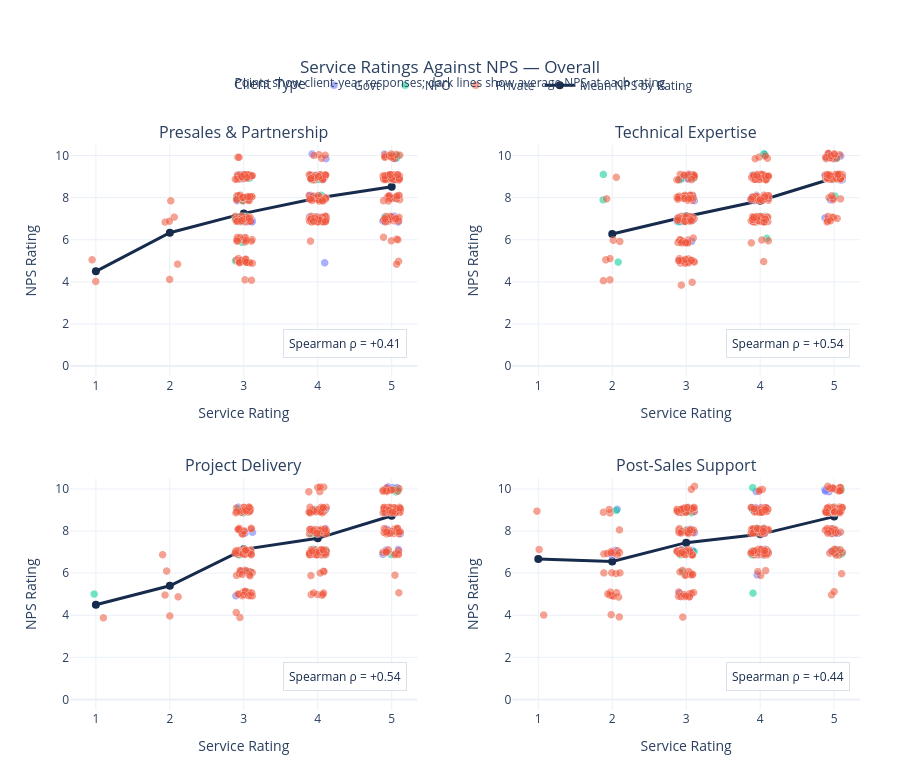

Notebook code for this chart:
### Code cell
fig3 = kay_fig3(
    df,
    "Overall"
)

fig3.show()

### Figure 1 — Plotly figure (JSON) as saved in the notebook; plotly's stock layout.template omitted (floating-point values rounded to 4 significant figures; data arrays with more than 128 entries replaced by an {"elided": "..."} marker saying what was removed)
{"data": [{"customdata": {"elided": "54x4 mixed values"}, "hovertemplate": "<b>Presales & Partnership</b><br>Client Type: %{customdata[2]}<br>Year: %{customdata[3]}<br>Service Rating: %{customdata[0]:.0f}/5<br>NPS Rating: %{customdata[1]:.0f}/10<extra></extra>", "legendgroup": "Govt", "marker": {"color": "#636EFA", "line": {"color": "white", "width": 0.5}, "opacity": 0.55, "size": 8}, "mode": "markers", "name": "Govt", "showlegend": true, "type": "scattergl", "x": [3.066, 4.985, 5.086, 5.047, 4.903, 3.114, 4.063, 3.069, 3.911, 2.988, 4.969, 3.102, 5.035, 5.077, 4.986, 2.935, 4.013, 3.895, 4.079, 5.032, 5.062, 3.965, 3.113, 4.094, 4.067, 3.927, 2.992, 3.891, 4.917, 5.044, 5.059, 4.112, 3.958, 4.969, 4.993, 3.925, 2.911, 3.994, 2.934, 4.041, 2.985, 4.08, 3.048, 3.955, 4.08, 3.073, 2.973, 4.949, 4.044, 4.914, 3.928, 4.882, 5.069, 4.04], "xaxis": "x", "y": [8.025, 9.052, 6.863, 7.987, 10.09, 6.943, 7.988, 7.984, 8.945, 9.117, 8.079, 6.891, 7.139, 9.106, 8.939, 7.094, 6.89, 8.14, 8.046, 9.042, 9.885, 7.111, 6.868, 4.927, 8.9, 9.077, 8.915, 7.115, 9.044, 9.87, 8.862, 9.874, 7.03, 9.084, 8.927, 10.1, 7.876, 9.084, 9.12, 7.076, 6.055, 7.095, 6.871, 6.916, 8.895, 9.001, 9.069, 7.036, 7.098, 6.903, 8.066, 6.914, 8.936, 8.059], "yaxis": "y"}, {"customdata": {"elided": "34x4 mixed values"}, "hovertemplate": "<b>Presales & Partnership</b><br>Client Type: %{customdata[2]}<br>Year: %{customdata[3]}<br>Service Rating: %{customdata[0]:.0f}/5<br>NPS Rating: %{customdata[1]:.0f}/10<extra></extra>", "legendgroup": "NPO", "marker": {"color": "#00CC96", "line": {"color": "white", "width": 0.5}, "opacity": 0.55, "size": 8}, "mode": "markers", "name": "NPO", "showlegend": true, "type": "scattergl", "x": [4.049, 4.067, 2.99, 5.016, 3.914, 4.907, 4.04, 3.993, 4.016, 5.064, 3.032, 4.013, 3.014, 3.953, 2.887, 2.985, 3.932, 3.978, 5.085, 2.936, 2.894, 2.948, 2.95, 3.039, 5.014, 4.068, 5.039, 2.978, 3.075, 3.92, 2.885, 2.902, 3.053, 4.991], "xaxis": "x", "y": [8.134, 9.031, 7.875, 10.03, 8.872, 7.108, 9.059, 8.908, 8.886, 9.911, 7.134, 8.988, 7.08, 9.038, 5.02, 6.901, 7.125, 8.944, 10.02, 9.056, 7.042, 7.123, 6.902, 7.002, 8.973, 7.993, 8.893, 5.898, 8.938, 6.945, 6.98, 8.031, 9.038, 8.975], "yaxis": "y"}, {"customdata": {"elided": "304x4 mixed values"}, "hovertemplate": "<b>Presales & Partnership</b><br>Client Type: %{customdata[2]}<br>Year: %{customdata[3]}<br>Service Rating: %{customdata[0]:.0f}/5<br>NPS Rating: %{customdata[1]:.0f}/10<extra></extra>", "legendgroup": "Private", "marker": {"color": "#EF553B", "line": {"color": "white", "width": 0.5}, "opacity": 0.55, "size": 8}, "mode": "markers", "name": "Private", "showlegend": true, "type": "scattergl", "x": {"elided": "304 float values"}, "xaxis": "x", "y": {"elided": "304 float values"}, "yaxis": "y"}, {"hovertemplate": "Service Rating: %{x:.0f}/5<br>Average NPS: %{y:.2f}/10<extra>Mean NPS</extra>", "legendgroup": "Mean NPS", "line": {"color": "#172B4D", "width": 3}, "marker": {"color": "#172B4D", "size": 8}, "mode": "lines+markers", "name": "Mean NPS by Rating", "showlegend": true, "type": "scatter", "x": [1, 2, 3, 4, 5], "xaxis": "x", "y": [4.5, 6.333, 7.252, 7.984, 8.515], "yaxis": "y"}, {"customdata": {"elided": "54x4 mixed values"}, "hovertemplate": "<b>Technical Expertise</b><br>Client Type: %{customdata[2]}<br>Year: %{customdata[3]}<br>Service Rating: %{customdata[0]:.0f}/5<br>NPS Rating: %{customdata[1]:.0f}/10<extra></extra>", "legendgroup": "Govt", "marker": {"color": "#636EFA", "line": {"color": "white", "width": 0.5}, "opacity": 0.55, "size": 8}, "mode": "markers", "name": "Govt", "showlegend": false, "type": "scattergl", "x": [4.116, 4.967, 4.075, 4.956, 4.072, 4.024, 3.932, 3.979, 3.956, 3.899, 3.887, 3.963, 2.885, 3.92, 3.054, 4.05, 3.057, 3.956, 3.094, 3.023, 4.91, 3.914, 3.046, 2.922, 5.002, 5.118, 4.881, 4.884, 5.118, 5.02, 3.91, 5.095, 3.091, 4.009, 3.029, 4.946, 3.892, 5.023, 2.951, 4.039, 3.081, 2.884, 4.023, 2.936, 5.09, 4.941, 5.027, 3.013, 3.975, 3.043, 4.054, 3.016, 3.062, 3.116], "xaxis": "x2", "y": [7.99, 8.963, 6.921, 7.918, 10.07, 6.893, 7.884, 7.909, 8.909, 9.09, 7.972, 7.137, 6.898, 9.043, 8.986, 6.97, 7.105, 8.133, 8.104, 8.914, 9.922, 7.044, 6.941, 5.066, 9.019, 9.014, 9.092, 7.059, 8.867, 9.874, 9.028, 9.996, 6.933, 8.977, 9.072, 10.09, 8.017, 8.968, 8.936, 7.006, 5.948, 7.018, 7.049, 6.879, 8.86, 8.919, 9.11, 7.041, 6.908, 7.109, 7.992, 6.993, 9.122, 7.877], "yaxis": "y2"}, {"customdata": {"elided": "34x4 mixed values"}, "hovertemplate": "<b>Technical Expertise</b><br>Client Type: %{customdata[2]}<br>Year: %{customdata[3]}<br>Service Rating: %{customdata[0]:.0f}/5<br>NPS Rating: %{customdata[1]:.0f}/10<extra></extra>", "legendgroup": "NPO", "marker": {"color": "#00CC96", "line": {"color": "white", "width": 0.5}, "opacity": 0.55, "size": 8}, "mode": "markers", "name": "NPO", "showlegend": false, "type": "scattergl", "x": [3.981, 3.003, 1.883, 4.071, 5.005, 2.978, 4.903, 5.094, 4.975, 5.044, 3.916, 3.111, 3.923, 2.928, 2.086, 4.099, 2.931, 4.993, 4.056, 5.091, 3.971, 4.004, 4.058, 3.055, 5.068, 5.017, 3.905, 4.097, 3.088, 4.072, 2.904, 3.929, 5.058, 1.886], "xaxis": "x2", "y": [7.92, 9.024, 7.915, 10.05, 8.92, 6.888, 8.918, 8.978, 8.909, 9.898, 7.101, 8.95, 6.961, 8.875, 4.96, 6.934, 7.031, 8.918, 10.11, 9.12, 6.888, 6.89, 6.892, 7.033, 8.894, 8.099, 9.071, 6.09, 9.007, 7.139, 6.872, 7.972, 8.951, 9.126], "yaxis": "y2"}, {"customdata": {"elided": "304x4 mixed values"}, "hovertemplate": "<b>Technical Expertise</b><br>Client Type: %{customdata[2]}<br>Year: %{customdata[3]}<br>Service Rating: %{customdata[0]:.0f}/5<br>NPS Rating: %{customdata[1]:.0f}/10<extra></extra>", "legendgroup": "Private", "marker": {"color": "#EF553B", "line": {"color": "white", "width": 0.5}, "opacity": 0.55, "size": 8}, "mode": "markers", "name": "Private", "showlegend": false, "type": "scattergl", "x": {"elided": "304 float values"}, "xaxis": "x2", "y": {"elided": "304 float values"}, "yaxis": "y2"}, {"hovertemplate": "Service Rating: %{x:.0f}/5<br>Average NPS: %{y:.2f}/10<extra>Mean NPS</extra>", "legendgroup": "Mean NPS", "line": {"color": "#172B4D", "width": 3}, "marker": {"color": "#172B4D", "size": 8}, "mode": "lines+markers", "name": "Mean NPS by Rating", "showlegend": false, "type": "scatter", "x": [2, 3, 4, 5], "xaxis": "x2", "y": [6.273, 7.103, 7.854, 8.935], "yaxis": "y2"}, {"customdata": {"elided": "54x4 mixed values"}, "hovertemplate": "<b>Project Delivery</b><br>Client Type: %{customdata[2]}<br>Year: %{customdata[3]}<br>Service Rating: %{customdata[0]:.0f}/5<br>NPS Rating: %{customdata[1]:.0f}/10<extra></extra>", "legendgroup": "Govt", "marker": {"color": "#636EFA", "line": {"color": "white", "width": 0.5}, "opacity": 0.55, "size": 8}, "mode": "markers", "name": "Govt", "showlegend": false, "type": "scattergl", "x": [3.995, 2.999, 2.978, 3.016, 5.013, 4.081, 3.906, 4.934, 5.07, 5.083, 3.119, 5.089, 3.094, 4.955, 4.976, 3.944, 4.026, 4.105, 3.963, 5.014, 4.951, 4.921, 4.927, 2.894, 4.108, 4.977, 5.08, 4.044, 2.926, 4.922, 5.075, 4.944, 4.099, 4.914, 5.043, 5.075, 3.936, 3.946, 5.111, 3.944, 2.983, 3.984, 3.941, 4.066, 5.065, 4.971, 5.08, 3.931, 4.881, 4.017, 5.119, 3.889, 4.93, 5.005], "xaxis": "x3", "y": [8.032, 8.977, 7.02, 7.903, 10.07, 6.881, 8.064, 8.098, 8.992, 9.003, 7.947, 7.131, 7.065, 8.963, 8.909, 6.921, 6.99, 8.124, 8.066, 8.92, 10.1, 6.966, 7.098, 4.928, 9.033, 9.119, 8.932, 7.054, 9.136, 9.902, 8.885, 10.05, 6.955, 8.88, 8.993, 10.07, 7.94, 8.954, 9.097, 7.006, 6.096, 6.985, 7.127, 7.042, 8.892, 9.108, 8.997, 6.9, 6.903, 7.053, 7.873, 6.94, 8.899, 7.984], "yaxis": "y3"}, {"customdata": {"elided": "34x4 mixed values"}, "hovertemplate": "<b>Project Delivery</b><br>Client Type: %{customdata[2]}<br>Year: %{customdata[3]}<br>Service Rating: %{customdata[0]:.0f}/5<br>NPS Rating: %{customdata[1]:.0f}/10<extra></extra>", "legendgroup": "NPO", "marker": {"color": "#00CC96", "line": {"color": "white", "width": 0.5}, "opacity": 0.55, "size": 8}, "mode": "markers", "name": "NPO", "showlegend": false, "type": "scattergl", "x": [4.074, 4.901, 3.975, 5.059, 3.969, 3.925, 2.927, 4.978, 2.995, 5.087, 4.034, 5.046, 4.116, 4.979, 0.9768, 4.102, 2.939, 5.055, 5.061, 4.903, 4.992, 3.928, 3.924, 3.991, 4.949, 5.071, 5.098, 3.073, 4.944, 3.946, 3.941, 3.912, 5.107, 4.976], "xaxis": "x3", "y": [7.976, 9.006, 7.938, 9.869, 9.032, 6.965, 9.042, 8.89, 8.864, 9.93, 6.988, 8.97, 7.087, 8.966, 5.009, 7.026, 6.866, 9.004, 9.957, 8.978, 6.888, 7.079, 7.124, 6.866, 9.028, 8.074, 8.94, 6.081, 9.037, 7.12, 7.135, 7.872, 8.985, 9.013], "yaxis": "y3"}, {"customdata": {"elided": "304x4 mixed values"}, "hovertemplate": "<b>Project Delivery</b><br>Client Type: %{customdata[2]}<br>Year: %{customdata[3]}<br>Service Rating: %{customdata[0]:.0f}/5<br>NPS Rating: %{customdata[1]:.0f}/10<extra></extra>", "legendgroup": "Private", "marker": {"color": "#EF553B", "line": {"color": "white", "width": 0.5}, "opacity": 0.55, "size": 8}, "mode": "markers", "name": "Private", "showlegend": false, "type": "scattergl", "x": {"elided": "304 float values"}, "xaxis": "x3", "y": {"elided": "304 float values"}, "yaxis": "y3"}, {"hovertemplate": "Service Rating: %{x:.0f}/5<br>Average NPS: %{y:.2f}/10<extra>Mean NPS</extra>", "legendgroup": "Mean NPS", "line": {"color": "#172B4D", "width": 3}, "marker": {"color": "#172B4D", "size": 8}, "mode": "lines+markers", "name": "Mean NPS by Rating", "showlegend": false, "type": "scatter", "x": [1, 2, 3, 4, 5], "xaxis": "x3", "y": [4.5, 5.4, 7.129, 7.652, 8.725], "yaxis": "y3"}, {"customdata": {"elided": "54x4 mixed values"}, "hovertemplate": "<b>Post-Sales Support</b><br>Client Type: %{customdata[2]}<br>Year: %{customdata[3]}<br>Service Rating: %{customdata[0]:.0f}/5<br>NPS Rating: %{customdata[1]:.0f}/10<extra></extra>", "legendgroup": "Govt", "marker": {"color": "#636EFA", "line": {"color": "white", "width": 0.5}, "opacity": 0.55, "size": 8}, "mode": "markers", "name": "Govt", "showlegend": false, "type": "scattergl", "x": [4.936, 4.012, 3.982, 4.071, 4.997, 2.0, 3.117, 3.916, 5.079, 4.892, 4.995, 3.093, 4.04, 3.044, 3.943, 3.98, 4.968, 4.005, 4.991, 4.958, 3.953, 2.94, 3.968, 2.916, 5.089, 3.025, 2.912, 2.047, 4.083, 4.937, 3.916, 4.882, 3.891, 5.063, 3.117, 4.891, 5.06, 4.897, 5.022, 3.061, 3.966, 2.883, 3.023, 4.118, 3.942, 3.925, 3.91, 4.013, 3.023, 4.07, 3.061, 3.094, 2.073, 2.939], "xaxis": "x4", "y": [7.961, 9.079, 6.918, 7.912, 9.999, 6.869, 7.923, 8.063, 9.094, 8.883, 8.107, 7.083, 7.104, 9.056, 9.049, 7.007, 7.043, 8.117, 7.888, 8.948, 9.88, 7.125, 6.985, 5.049, 9.096, 9.137, 8.905, 7.084, 9.108, 9.874, 9.071, 9.959, 7.042, 9.004, 8.933, 9.898, 7.893, 8.889, 9.039, 6.958, 5.921, 7.054, 7.052, 7.011, 9.122, 8.968, 9.094, 6.881, 7.067, 7.137, 8.097, 7.022, 9.035, 7.959], "yaxis": "y4"}, {"customdata": {"elided": "34x4 mixed values"}, "hovertemplate": "<b>Post-Sales Support</b><br>Client Type: %{customdata[2]}<br>Year: %{customdata[3]}<br>Service Rating: %{customdata[0]:.0f}/5<br>NPS Rating: %{customdata[1]:.0f}/10<extra></extra>", "legendgroup": "NPO", "marker": {"color": "#00CC96", "line": {"color": "white", "width": 0.5}, "opacity": 0.55, "size": 8}, "mode": "markers", "name": "NPO", "showlegend": false, "type": "scattergl", "x": [3.013, 4.951, 3.959, 5.104, 5.044, 3.114, 4.98, 3.009, 4.997, 3.906, 3.937, 5.007, 3.896, 5.104, 3.91, 2.928, 4.064, 3.903, 5.096, 4.054, 3.896, 5.046, 5.032, 4.062, 3.079, 4.052, 5.021, 2.957, 5.047, 5.11, 4.021, 4.039, 2.985, 2.061], "xaxis": "x4", "y": [8.05, 9.076, 8.14, 9.998, 8.877, 7.027, 8.893, 8.929, 8.952, 10.06, 6.911, 8.906, 6.873, 9.105, 5.054, 6.871, 6.868, 9.016, 9.939, 9.027, 6.982, 7.119, 6.941, 7.05, 8.875, 8.128, 9.135, 6.067, 8.99, 6.922, 7.088, 8.066, 8.922, 8.986], "yaxis": "y4"}, {"customdata": {"elided": "304x4 mixed values"}, "hovertemplate": "<b>Post-Sales Support</b><br>Client Type: %{customdata[2]}<br>Year: %{customdata[3]}<br>Service Rating: %{customdata[0]:.0f}/5<br>NPS Rating: %{customdata[1]:.0f}/10<extra></extra>", "legendgroup": "Private", "marker": {"color": "#EF553B", "line": {"color": "white", "width": 0.5}, "opacity": 0.55, "size": 8}, "mode": "markers", "name": "Private", "showlegend": false, "type": "scattergl", "x": {"elided": "304 float values"}, "xaxis": "x4", "y": {"elided": "304 float values"}, "yaxis": "y4"}, {"hovertemplate": "Service Rating: %{x:.0f}/5<br>Average NPS: %{y:.2f}/10<extra>Mean NPS</extra>", "legendgroup": "Mean NPS", "line": {"color": "#172B4D", "width": 3}, "marker": {"color": "#172B4D", "size": 8}, "mode": "lines+markers", "name": "Mean NPS by Rating", "showlegend": false, "type": "scatter", "x": [1, 2, 3, 4, 5], "xaxis": "x4", "y": [6.667, 6.552, 7.447, 7.841, 8.683], "yaxis": "y4"}], "layout": {"annotations": [{"font": {"size": 16}, "showarrow": false, "text": "Presales & Partnership", "x": 0.22, "xanchor": "center", "xref": "paper", "y": 1, "yanchor": "bottom", "yref": "paper"}, {"font": {"size": 16}, "showarrow": false, "text": "Technical Expertise", "x": 0.78, "xanchor": "center", "xref": "paper", "y": 1, "yanchor": "bottom", "yref": "paper"}, {"font": {"size": 16}, "showarrow": false, "text": "Project Delivery", "x": 0.22, "xanchor": "center", "xref": "paper", "y": 0.41, "yanchor": "bottom", "yref": "paper"}, {"font": {"size": 16}, "showarrow": false, "text": "Post-Sales Support", "x": 0.78, "xanchor": "center", "xref": "paper", "y": 0.41, "yanchor": "bottom", "yref": "paper"}, {"bgcolor": "rgba(255,255,255,0.85)", "bordercolor": "#D9E2EC", "borderpad": 5, "borderwidth": 1, "font": {"color": "#172B4D", "size": 12}, "showarrow": false, "text": "Spearman ρ = +0.41", "x": 0.97, "xanchor": "right", "xref": "x domain", "y": 0.08, "yanchor": "bottom", "yref": "y domain"}, {"bgcolor": "rgba(255,255,255,0.85)", "bordercolor": "#D9E2EC", "borderpad": 5, "borderwidth": 1, "font": {"color": "#172B4D", "size": 12}, "showarrow": false, "text": "Spearman ρ = +0.54", "x": 0.97, "xanchor": "right", "xref": "x2 domain", "y": 0.08, "yanchor": "bottom", "yref": "y2 domain"}, {"bgcolor": "rgba(255,255,255,0.85)", "bordercolor": "#D9E2EC", "borderpad": 5, "borderwidth": 1, "font": {"color": "#172B4D", "size": 12}, "showarrow": false, "text": "Spearman ρ = +0.54", "x": 0.97, "xanchor": "right", "xref": "x3 domain", "y": 0.08, "yanchor": "bottom", "yref": "y3 domain"}, {"bgcolor": "rgba(255,255,255,0.85)", "bordercolor": "#D9E2EC", "borderpad": 5, "borderwidth": 1, "font": {"color": "#172B4D", "size": 12}, "showarrow": false, "text": "Spearman ρ = +0.44", "x": 0.97, "xanchor": "right", "xref": "x4 domain", "y": 0.08, "yanchor": "bottom", "yref": "y4 domain"}], "height": 780, "hovermode": "closest", "legend": {"orientation": "h", "title": {"text": "Client Type"}, "x": 0.5, "xanchor": "center", "y": 1.08, "yanchor": "bottom"}, "margin": {"b": 70, "l": 70, "r": 40, "t": 145}, "title": {"text": "Service Ratings Against NPS — Overall<br><sup>Points show client-year responses; dark lines show average NPS at each rating</sup>", "x": 0.5, "xanchor": "center"}, "xaxis": {"anchor": "y", "domain": [0, 0.44], "range": [0.65, 5.35], "tickmode": "array", "tickvals": [1, 2, 3, 4, 5], "title": {"text": "Service Rating"}}, "xaxis2": {"anchor": "y2", "domain": [0.56, 1], "range": [0.65, 5.35], "tickmode": "array", "tickvals": [1, 2, 3, 4, 5], "title": {"text": "Service Rating"}}, "xaxis3": {"anchor": "y3", "domain": [0, 0.44], "range": [0.65, 5.35], "tickmode": "array", "tickvals": [1, 2, 3, 4, 5], "title": {"text": "Service Rating"}}, "xaxis4": {"anchor": "y4", "domain": [0.56, 1], "range": [0.65, 5.35], "tickmode": "array", "tickvals": [1, 2, 3, 4, 5], "title": {"text": "Service Rating"}}, "yaxis": {"anchor": "x", "domain": [0.59, 1], "range": [-0.5, 10.5], "tickmode": "array", "tickvals": [0, 2, 4, 6, 8, 10], "title": {"text": "NPS Rating"}}, "yaxis2": {"anchor": "x2", "domain": [0.59, 1], "range": [-0.5, 10.5], "tickmode": "array", "tickvals": [0, 2, 4, 6, 8, 10], "title": {"text": "NPS Rating"}}, "yaxis3": {"anchor": "x3", "domain": [0, 0.41], "range": [-0.5, 10.5], "tickmode": "array", "tickvals": [0, 2, 4, 6, 8, 10], "title": {"text": "NPS Rating"}}, "yaxis4": {"anchor": "x4", "domain": [0, 0.41], "range": [-0.5, 10.5], "tickmode": "array", "tickvals": [0, 2, 4, 6, 8, 10], "title": {"text": "NPS Rating"}}}}
